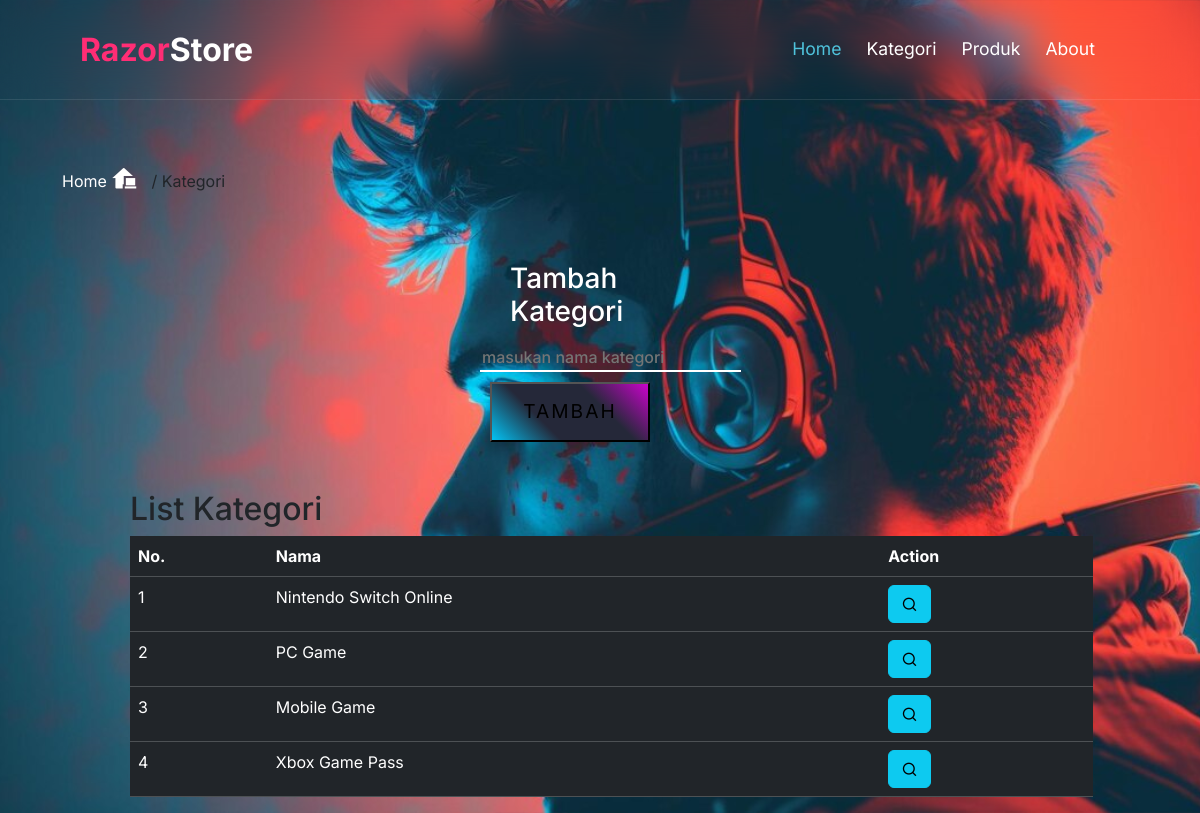
Page /adminpanel/kategori.php (signed in) on the committed database.
### tables this page shows
CREATE TABLE `kategori` (
  `id` int(11) NOT NULL,
  `nama` varchar(100) NOT NULL
);

### adminpanel/kategori.php (the view, shortened to what this page needs)
<?php
    require "../koneksi.php";
    $queryKategori = mysqli_query($con, "SELECT * FROM kategori");
    $jumlahKategori = mysqli_num_rows($queryKategori);
?>
<!DOCTYPE html>
<html lang="en">
<head>
    <link rel="stylesheet" href="../css/bootstrap.min.css">
    <link rel="stylesheet"
    href="https://unpkg.com/boxicons@latest/css/boxicons.min.css">
    <link
    href="https://cdn.jsdelivr.net/npm/remixicon@4.0.0/fonts/remixicon.css"
    rel="stylesheet"
    />
    <link rel="stylesheet" href="../kategori.css">
</head>
<body>
<header>
        <a href="#" class="logo"><span>Razor</span>Store</a>
        <nav>
        <a href=""class="active">Home</a>
        <a href="kategori.php">Kategori</a>
        <a href="produk.php">Produk</a>
        <a href="about.php">About</a>
    </header>
    <div class="container">
        <div class="home-page">
            <a href="../adminpanel"><p>Home <i class="ri-home-office-fill"></i></p></a>
        </div>
        <div class="home-kategori">
            <p>/  Kategori</p>
        </div>
    </div>
    <div class="my-5 c0l-12 col-md-6">
        <h3 style="color: #fff;">Tambah Kategori</h3>
        <form action="" method="post">
            <div>
                <form action="" method="post">
                    <div class="input-boxs animation" style="--i:1 --j:22;">
                        <input type="text" name="kategori" placeholder="masukan nama kategori" id="kategori" required>
                    </div>
            </div>
            <div class="containerz">
                <a href="#">
                    <button type="submit" name="simpan_kategori">tambah</button>
                </a>
            </div>
        </form>
    </div>
    <div class="mt-2" style="margin-left: 130px;">
        <h2>List Kategori</h2>
        <div class="table-responsive">
            <table class="table table-dark table-hover">
                <thead>
                    <th>No.</th>
                    <th>Nama</th>
                    <th>Action</th>
                </thead>
                <tbody>
                    <?php
                        if($jumlahKategori==0){
                    ?>
                            <tr>
                                <td colspan="3" class="text-center">KAGAK ADA ANJAYYY !!!</td>
                            </tr>
                    <?php
                        }
                        else{
                            $jumlah = 1;
                            while($data=mysqli_fetch_array($queryKategori)){
                    ?>
                                <tr>
                                    <td><?php echo $jumlah; ?></td>
                                    <td><?php echo $data['nama']; ?></td>
                                    <td>
                                        <a href="kategori-detail.php?q=<?php echo $data['id'] ?>"
                                        class="btn btn-info"><i class="ri-search-line"></i></a>
                                    </td>
                                </tr>
                    <?php
                            $jumlah++;
                            }
                        }
                    ?>
                </tbody>
            </table>
        </div>
    </div>
</body>
</html>

### kategori.css (style rules this page uses)
* { font-family: 'Inter', sans-serif; text-decoration: none; }
.container { display: flex; }
.container .home-page p { margin-top: 160px; margin-left: 20px; }
.container .home-page p i { font-size: 25px; }
a { text-decoration: none; color: #fff; transition: all .5s; }
.container .home-kategori { margin-top: 169px; margin-left: 14px; }
.container .home-kategori p { font-size: 16px; }
.table { width: 90%; }
h3 { margin-left: 85%; color: #00ccff; }
form { margin-left: 80%; margin-top: 15px; }
.input-boxs input { background: transparent; border: none; outline: none; border-bottom: 2px solid #fff; transition: .5s; font-size: 16px; color: #fff; font-weight: 500; padding-right: 25px; }
.containerz { display: flex; justify-content: center; align-items: center; flex-direction: column; margin-top: 10px; margin-left: 60px; }
.containerz a { position: relative; width: 160px; height: 60px; display: inline-block; background-color: #fff; padding: 10px; }
.containerz a::before, .containerz a::after { content: ''; position: absolute; inset: 0; background: #f00; transition: 0.5s; }
.containerz a:nth-child(1)::before, .containerz a:nth-child(1)::after { background: linear-gradient(45deg,#00ccff,#252839,#252839,#d400d4); }
.containerz a button { background: transparent; position: absolute; top: 0; left: 0; width: 100%; height: 100%; display: inline-block; z-index: 10; display: flex; justify-content: center; align-items: center; font-size: 1.2em; text-transform: uppercase; letter-spacing: 2px; color: black; }

### adminpanel/kategori.php (style rules this page uses)
body { background-image: url(../asset/ai.jpg); background-position: center; background-size: cover; }
header { position: absolute; top: 0; width: 100%; height: 100px; padding: 0 80px; z-index: 1; display: flex; justify-content: space-between; align-items: center; backdrop-filter: blur(20px); border-bottom: 1px solid rgba(255, 255, 255, 0.1); }
header .logo { color: #fff; font-size: 2em; font-weight: 700; text-decoration: none; }
header .logo span { color: #ff2d75; }
header nav { display: flex; gap: 25px; }
header nav a { color: #fff; font-size: 1.1em; text-decoration: none; }
header nav a.active, header nav a:hover { color: #4fc3dc; }

### rows in the picture
kategori: nama "Nintendo Switch Online"
kategori: nama "PC Game"
kategori: nama "Mobile Game"
kategori: nama "Xbox Game Pass"
